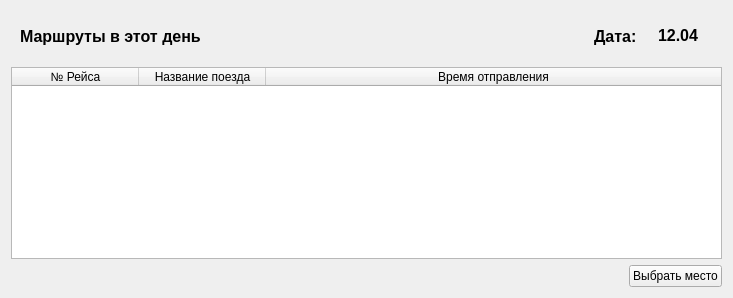
     <widget class="QWidget" name="routes_for_bilet">
      <layout class="QVBoxLayout" name="verticalLayout_2" stretch="0,0,0">
       <item>
        <widget class="QWidget" name="widget" native="true">
         <property name="sizePolicy">
          <sizepolicy hsizetype="Preferred" vsizetype="Fixed">
           <horstretch>0</horstretch>
           <verstretch>0</verstretch>
          </sizepolicy>
         </property>
         <property name="minimumSize">
          <size>
           <width>0</width>
           <height>50</height>
          </size>
         </property>
         <property name="maximumSize">
          <size>
           <width>16777215</width>
           <height>50</height>
          </size>
         </property>
         <layout class="QHBoxLayout" name="horizontalLayout_3">
          <item>
           <widget class="QLabel" name="label_4">
            <property name="minimumSize">
             <size>
              <width>0</width>
              <height>17</height>
             </size>
            </property>
            <property name="font">
             <font>
              <family>Arial</family>
              <pointsize>12</pointsize>
              <weight>75</weight>
              <italic>false</italic>
              <bold>true</bold>
             </font>
            </property>
            <property name="styleSheet">
             <string notr="true"/>
            </property>
            <property name="text">
             <string>Маршруты в этот день</string>
            </property>
           </widget>
          </item>
          <item>
           <spacer name="horizontalSpacer">
            <property name="orientation">
             <enum>Qt::Horizontal</enum>
            </property>
            <property name="sizeHint" stdset="0">
             <size>
              <width>387</width>
              <height>20</height>
             </size>
            </property>
           </spacer>
          </item>
          <item>
           <widget class="QLabel" name="label_7">
            <property name="font">
             <font>
              <family>Arial</family>
              <pointsize>12</pointsize>
              <weight>75</weight>
              <bold>true</bold>
             </font>
            </property>
            <property name="styleSheet">
             <string notr="true"/>
            </property>
            <property name="text">
             <string>Дата:</string>
            </property>
           </widget>
          </item>
          <item alignment="Qt::AlignHCenter|Qt::AlignVCenter">
           <widget class="QLabel" name="label_6">
            <property name="minimumSize">
             <size>
              <width>70</width>
              <height>0</height>
             </size>
            </property>
            <property name="font">
             <font>
              <family>Arial</family>
              <pointsize>12</pointsize>
              <weight>75</weight>
              <bold>true</bold>
             </font>
            </property>
            <property name="text">
             <string>12.04</string>
            </property>
            <property name="alignment">
             <set>Qt::AlignCenter</set>
            </property>
           </widget>
          </item>
         </layout>
        </widget>
       </item>
       <item>
        <widget class="QTableWidget" name="tableWidget">
         <property name="dragEnabled">
          <bool>false</bool>
         </property>
         <property name="alternatingRowColors">
          <bool>true</bool>
         </property>
         <attribute name="horizontalHeaderCascadingSectionResizes">
          <bool>false</bool>
         </attribute>
         <attribute name="horizontalHeaderDefaultSectionSize">
          <number>127</number>
         </attribute>
         <attribute name="horizontalHeaderHighlightSections">
          <bool>true</bool>
         </attribute>
         <attribute name="horizontalHeaderMinimumSectionSize">
          <number>50</number>
         </attribute>
         <attribute name="horizontalHeaderShowSortIndicator" stdset="0">
          <bool>true</bool>
         </attribute>
         <attribute name="horizontalHeaderStretchLastSection">
          <bool>true</bool>
         </attribute>
         <attribute name="verticalHeaderCascadingSectionResizes">
          <bool>true</bool>
         </attribute>
         <attribute name="verticalHeaderDefaultSectionSize">
          <number>31</number>
         </attribute>
         <attribute name="verticalHeaderHighlightSections">
          <bool>true</bool>
         </attribute>
         <attribute name="verticalHeaderShowSortIndicator" stdset="0">
          <bool>false</bool>
         </attribute>
         <column>
          <property name="text">
           <string>№ Рейса</string>
          </property>
         </column>
         <column>
          <property name="text">
           <string>Название поезда</string>
          </property>
         </column>
         <column>
          <property name="text">
           <string>Время отправления</string>
          </property>
         </column>
        </widget>
       </item>
       <item>
        <layout class="QHBoxLayout" name="horizontalLayout">
         <item>
          <spacer name="horizontalSpacer_3">
           <property name="orientation">
            <enum>Qt::Horizontal</enum>
           </property>
           <property name="sizeHint" stdset="0">
            <size>
             <width>40</width>
             <height>20</height>
            </size>
           </property>
          </spacer>
         </item>
         <item>
          <widget class="QPushButton" name="pushButton">
           <property name="text">
            <string>Выбрать место</string>
           </property>
          </widget>
         </item>
        </layout>
       </item>
      </layout>
     </widget>
